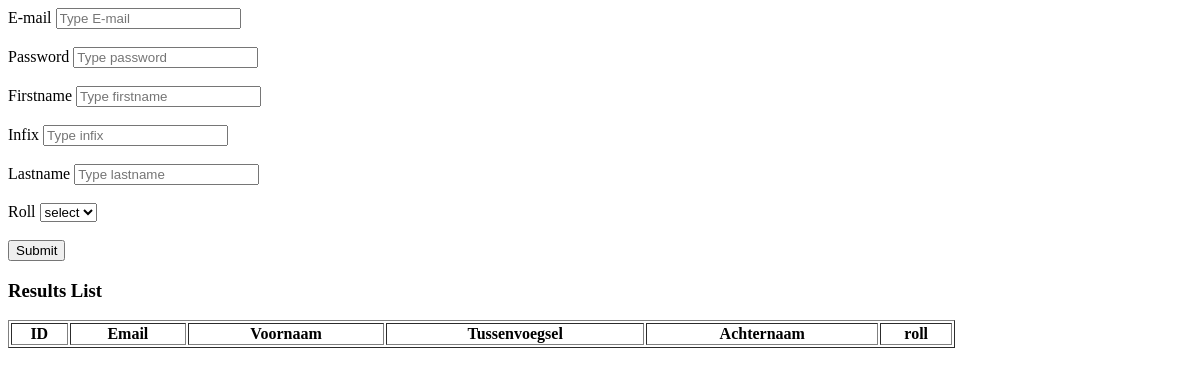
The page /registerSuperUser.php on the database as committed earlier.
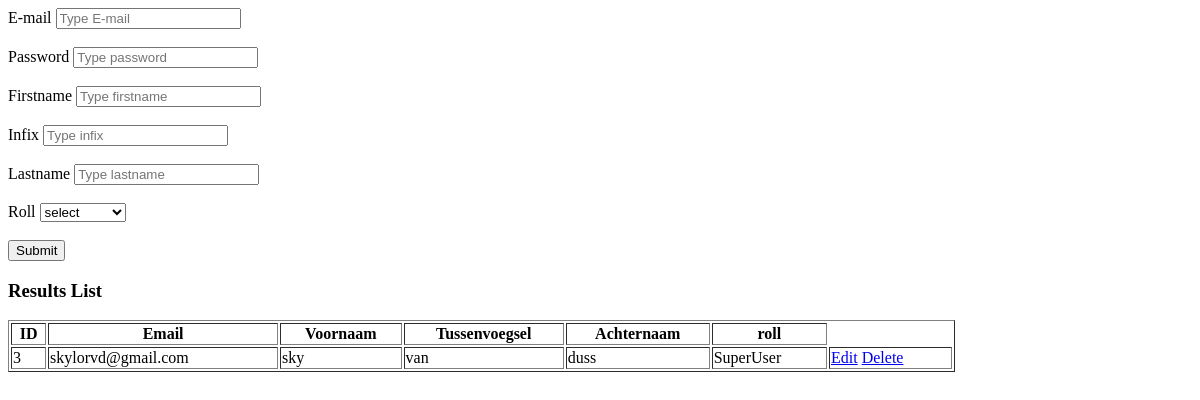
The same page on the database as committed later.
### tables this page shows
CREATE TABLE IF NOT EXISTS `users` (
  `id` int(255) NOT NULL AUTO_INCREMENT,
  `email` varchar(255) NOT NULL,
  `pass` varchar(255) NOT NULL,
  `firstname` text NOT NULL,
  `infix` text,
  `lastname` varchar(255) NOT NULL,
  `UserRoll` varchar(100) NOT NULL,
  PRIMARY KEY (`id`),
  KEY `userRoll` (`UserRoll`)
);

### registerSuperUser.php (the view, shortened to what this page needs)
<?php
include("./db/dbConnect.php");
?>
<!doctype html>
<html lang="en">
<head>
</head>
<body>
<form method="post">
    <label>E-mail</label>
    <input type="email" name="email" placeholder="Type E-mail">
    <br><br>
    <label>Password</label>
    <input type="password" name="pass" placeholder="Type password">
    <br><br>
    <label>Firstname</label>
    <input type="text" name="Firstname" placeholder="Type firstname">
    <br><br>
    <label>Infix</label>
    <input type="text" name="infix" placeholder="Type infix">
    <br><br>
    <label>Lastname</label>
    <input type="text" name="lastname" placeholder="Type lastname">
    <br><br>
    <label>Roll</label>
    <select name="roll">
        <option selected disabled> select</option>
    </select>
    <br><br>
    <input type="submit" name="submit" value="Submit">
    <h3>Results List</h3>
    <table style="width: 80%" border="1">
        <tr>
            <th>ID</th>
            <th>Email</th>
            <th>Voornaam</th>
            <th>Tussenvoegsel</th>
            <th>Achternaam</th>
            <th>roll</th>
        </tr>
        <?php
        $qry="SELECT * FROM `users`";
        $run= $conn->query($qry);
        if($run->num_rows>0){
            while($row=$run->fetch_assoc()){
                $id = $row['id'];
                ?>
                <tr>
                    <td><?php echo $row['id']?></td>
                    <td><?php echo $row['email']?></td>
                    <td><?php echo $row['firstname']?></td>
                    <td><?php echo $row['infix']?></td>
                    <td><?php echo $row['lastname']?></td>
                    <td><?php echo $row['UserRoll']?></td>
                    <td>
                        <a href="./edit.php?id=<?php echo $id; ?>">Edit</a>
                        <a href="./delete.php?id=<?php echo $id; ?>">Delete</a>
                </tr>
                <?php
            }
        }
        ?>
</body>
</html>

Rows that differ between the two databases and show on the page:
added users: id "3", email "skylorvd@gmail.com", firstname "sky", infix "van", lastname "duss", UserRoll "SuperUser"
